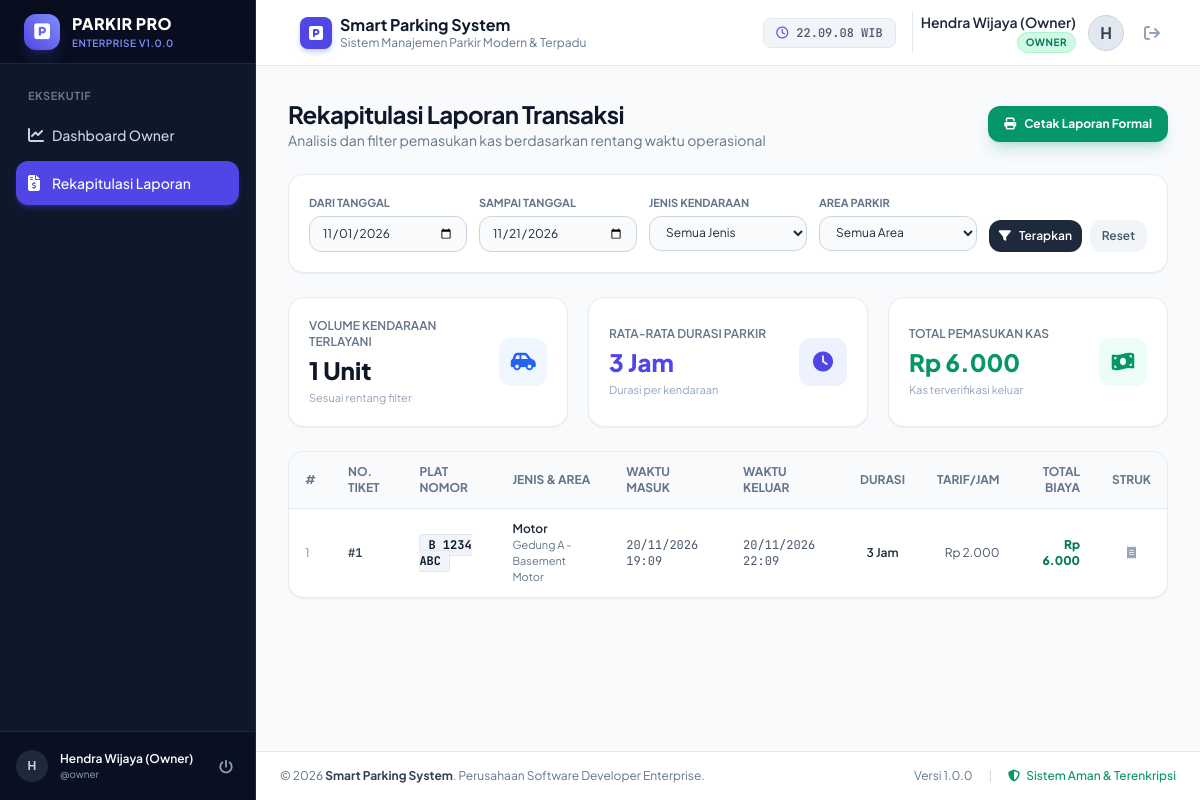
Screenshot of /modules/owner/laporan.php (signed in) with the database file from the repository.
### tables this page shows
CREATE TABLE `tb_transaksi` (
  `id_parkir` INT(11) NOT NULL AUTO_INCREMENT,
  `id_kendaraan` INT(11) NOT NULL,
  `waktu_masuk` DATETIME NOT NULL,
  `waktu_keluar` DATETIME DEFAULT NULL,
  `id_tarif` INT(11) NOT NULL,
  `durasi_jam` INT(5) DEFAULT NULL,
  `biaya_total` DECIMAL(10,0) DEFAULT NULL,
  `status` ENUM('masuk', 'keluar') NOT NULL DEFAULT 'masuk',
  `id_user` INT(11) NOT NULL,
  `id_area` INT(11) NOT NULL,
  PRIMARY KEY (`id_parkir`),
  KEY `fk_transaksi_kendaraan` (`id_kendaraan`),
  KEY `fk_transaksi_tarif` (`id_tarif`),
  KEY `fk_transaksi_user` (`id_user`),
  KEY `fk_transaksi_area` (`id_area`),
  KEY `idx_status_masuk` (`status`, `waktu_masuk`),
  KEY `idx_waktu_keluar` (`waktu_keluar`),
  CONSTRAINT `fk_transaksi_kendaraan` FOREIGN KEY (`id_kendaraan`) REFERENCES `tb_kendaraan` (`id_kendaraan`) ON UPDATE CASCADE ON DELETE RESTRICT,
  CONSTRAINT `fk_transaksi_tarif` FOREIGN KEY (`id_tarif`) REFERENCES `tb_tarif` (`id_tarif`) ON UPDATE CASCADE ON DELETE RESTRICT,
  CONSTRAINT `fk_transaksi_user` FOREIGN KEY (`id_user`) REFERENCES `tb_user` (`id_user`) ON UPDATE CASCADE ON DELETE RESTRICT,
  CONSTRAINT `fk_transaksi_area` FOREIGN KEY (`id_area`) REFERENCES `tb_area_parkir` (`id_area`) ON UPDATE CASCADE ON DELETE RESTRICT
);

CREATE TABLE `tb_kendaraan` (
  `id_kendaraan` INT(11) NOT NULL AUTO_INCREMENT,
  `plat_nomor` VARCHAR(15) NOT NULL,
  `jenis_kendaraan` VARCHAR(20) NOT NULL,
  `warna` VARCHAR(20) NOT NULL,
  `pemilik` VARCHAR(100) NOT NULL,
  `id_user` INT(11) NOT NULL,
  PRIMARY KEY (`id_kendaraan`),
  UNIQUE KEY `uq_plat_nomor` (`plat_nomor`),
  KEY `fk_kendaraan_user` (`id_user`),
  CONSTRAINT `fk_kendaraan_user` FOREIGN KEY (`id_user`) REFERENCES `tb_user` (`id_user`) ON UPDATE CASCADE ON DELETE RESTRICT
);

CREATE TABLE `tb_area_parkir` (
  `id_area` INT(11) NOT NULL AUTO_INCREMENT,
  `nama_area` VARCHAR(50) NOT NULL,
  `kapasitas` INT(5) NOT NULL,
  `terisi` INT(5) NOT NULL DEFAULT 0,
  PRIMARY KEY (`id_area`),
  KEY `idx_nama_area` (`nama_area`)
);

CREATE TABLE `tb_tarif` (
  `id_tarif` INT(11) NOT NULL AUTO_INCREMENT,
  `jenis_kendaraan` ENUM('motor', 'mobil', 'lainnya') NOT NULL,
  `tarif_per_jam` DECIMAL(10,0) NOT NULL,
  PRIMARY KEY (`id_tarif`),
  UNIQUE KEY `uq_jenis_kendaraan` (`jenis_kendaraan`)
);

### modules/owner/laporan.php (the view, shortened to what the rows shown need)
<?php
require_once __DIR__ . '/../../functions/parkir.php';
require_once __DIR__ . '/../../functions/pagination.php';
$pdo = get_db_connection();
$tgl_mulai   = trim($_GET['tgl_mulai'] ?? date('Y-m-01'));
$tgl_selesai = trim($_GET['tgl_selesai'] ?? date('Y-m-d'));
$is_print    = (isset($_GET['print']) && $_GET['print'] == '1');
$page        = (int)($_GET['page'] ?? 1);
$per_page    = $is_print ? 1000 : 15;
$where_clauses = ["t.status = 'keluar'"];
$params = [];
if (!empty($tgl_mulai)) {
    $where_clauses[] = "DATE(t.waktu_keluar) >= :tgl_mulai";
    $params[':tgl_mulai'] = $tgl_mulai;
}
if (!empty($tgl_selesai)) {
    $where_clauses[] = "DATE(t.waktu_keluar) <= :tgl_selesai";
    $params[':tgl_selesai'] = $tgl_selesai;
}
$where_sql = "WHERE " . implode(" AND ", $where_clauses);
$stmt_summary = $pdo->prepare("
    SELECT
        COUNT(t.id_parkir) AS total_transaksi,
        COALESCE(SUM(t.biaya_total), 0) AS total_pendapatan,
        COALESCE(AVG(t.durasi_jam), 0) AS rata_durasi
    FROM tb_transaksi t
    JOIN tb_kendaraan k ON t.id_kendaraan = k.id_kendaraan
    $where_sql
");
$stmt_summary->execute($params);
$ringkasan = $stmt_summary->fetch() ?: ['total_transaksi' => 0, 'total_pendapatan' => 0, 'rata_durasi' => 0];
$total_records = (int)$ringkasan['total_transaksi'];
$pagination = paginate($total_records, $page, $per_page);
$query_laporan = "
    SELECT t.*, k.plat_nomor, k.jenis_kendaraan, k.warna, k.pemilik,
           a.nama_area, tf.tarif_per_jam, u.nama_lengkap AS nama_petugas
    FROM tb_transaksi t
    JOIN tb_kendaraan k ON t.id_kendaraan = k.id_kendaraan
    JOIN tb_area_parkir a ON t.id_area = a.id_area
    JOIN tb_tarif tf ON t.id_tarif = tf.id_tarif
    JOIN tb_user u ON t.id_user = u.id_user
    $where_sql
    ORDER BY t.waktu_keluar DESC
    LIMIT :limit OFFSET :offset
";
$stmt_list = $pdo->prepare($query_laporan);
foreach ($params as $k => $v) {
    $stmt_list->bindValue($k, $v);
}
$stmt_list->bindValue(':limit', $pagination['per_page'], PDO::PARAM_INT);
$stmt_list->bindValue(':offset', $pagination['offset'], PDO::PARAM_INT);
$stmt_list->execute();
$data_laporan = $stmt_list->fetchAll();
?>
<?php
require_once __DIR__ . '/../../includes/header.php';
?>
<div class="flex h-screen overflow-hidden bg-slate-50">
    <div class="flex-1 flex flex-col min-w-0 overflow-y-auto">
        <?php require_once __DIR__ . '/../../includes/navbar.php'; ?>
        <main class="flex-1 p-4 sm:p-6 lg:p-8">
            <div class="max-w-7xl mx-auto space-y-6">
                <div class="flex flex-col sm:flex-row justify-between items-start sm:items-center gap-4">
                    <div>
                        <h2 class="text-2xl font-bold text-slate-900 tracking-tight">Rekapitulasi Laporan Transaksi</h2>
                    </div>
                </div>
                <div class="bg-white rounded-2xl border border-slate-200/80 shadow-sm overflow-hidden">
                    <div class="overflow-x-auto">
                        <table class="w-full text-left border-collapse text-xs">
                            <thead>
                                <tr class="bg-slate-50 border-b border-slate-200/80 text-slate-500 uppercase font-semibold">
                                    <th class="py-3 px-4">#</th>
                                    <th class="py-3 px-4">No. Tiket</th>
                                    <th class="py-3 px-4">Plat Nomor</th>
                                    <th class="py-3 px-4">Jenis & Area</th>
                                    <th class="py-3 px-4">Waktu Masuk</th>
                                    <th class="py-3 px-4">Waktu Keluar</th>
                                    <th class="py-3 px-4 text-center">Durasi</th>
                                    <th class="py-3 px-4 text-right">Tarif/Jam</th>
                                    <th class="py-3 px-4 text-right">Total Biaya</th>
                                    <th class="py-3 px-4 text-center">Struk</th>
                                </tr>
                            </thead>
                            <tbody class="divide-y divide-slate-100">
                                <?php if (empty($data_laporan)): ?>
                                    <tr>
                                        <td colspan="10" class="py-8 text-center text-slate-400">
                                            Tidak ada data transaksi pada rentang waktu atau filter yang dipilih.
                                        </td>
                                    </tr>
                                <?php else: ?>
                                    <?php
                                    $no = $pagination['start_record'];
                                    foreach ($data_laporan as $row):
                                    ?>
                                        <tr class="hover:bg-slate-50/80 transition-colors">
                                            <td class="py-3 px-4 font-medium text-slate-400"><?= $no++ ?></td>
                                            <td class="py-3 px-4 font-mono-code font-bold text-slate-700">#<?= $row['id_parkir'] ?></td>
                                            <td class="py-3 px-4">
                                                <span class="font-mono-code font-bold text-slate-900 bg-slate-100 px-2 py-0.5 rounded border border-slate-200">
                                                    <?= htmlspecialchars($row['plat_nomor']) ?>
                                                </span>
                                            </td>
                                            <td class="py-3 px-4">
                                                <div class="font-semibold text-slate-800 capitalize"><?= htmlspecialchars($row['jenis_kendaraan']) ?></div>
                                                <div class="text-[11px] text-slate-500"><?= htmlspecialchars($row['nama_area']) ?></div>
                                            </td>
                                            <td class="py-3 px-4 font-mono-code text-slate-600">
                                                <?= date('d/m/Y H:i', strtotime($row['waktu_masuk'])) ?>
                                            </td>
                                            <td class="py-3 px-4 font-mono-code text-slate-600">
                                                <?= date('d/m/Y H:i', strtotime($row['waktu_keluar'])) ?>
                                            </td>
                                            <td class="py-3 px-4 text-center font-semibold text-slate-800">
                                                <?= $row['durasi_jam'] ?> Jam
                                            </td>
                                            <td class="py-3 px-4 text-right text-slate-600">
                                                <?= format_rupiah($row['tarif_per_jam']) ?>
                                            </td>
                                            <td class="py-3 px-4 text-right font-black text-emerald-700">
                                                <?= format_rupiah($row['biaya_total']) ?>
                                            </td>
                                            <td class="py-3 px-4 text-center">
                                                <a href="<?= BASE_URL ?>/modules/petugas/cetak.php?id=<?= $row['id_parkir'] ?>&type=keluar" target="_blank" class="p-1.5 text-slate-400 hover:text-indigo-600 transition-colors" title="Lihat Struk">
                                                    <i class="fa-solid fa-receipt"></i>
                                                </a>
                                            </td>
                                        </tr>
                                    <?php endforeach; ?>
                                <?php endif; ?>
                            </tbody>
                        </table>
                    </div>
                </div>
            </div>
        </main>
        <?php require_once __DIR__ . '/../../includes/footer.php'; ?>

### rows the page displays
tb_transaksi: id_parkir "1", id_kendaraan.plat_nomor "B 1234 ABC", id_kendaraan.jenis_kendaraan "Motor", id_area.nama_area "Gedung A - Basement Motor", waktu_masuk "20/11/2026 19:09", waktu_keluar "20/11/2026 22:09", durasi_jam "3", id_tarif.tarif_per_jam "Rp 2.000", biaya_total "Rp 6.000"

### other values shown
APP_VERSION "1.0.0"
substr($user['nama_lengkap'] ?? 'U', 0, 1) "H"
$user['nama_lengkap'] "Hendra Wijaya (Owner)"
$user['username'] "owner"
APP_NAME "Smart Parking System"
APP_SUBTITLE "Sistem Manajemen Parkir Modern & Terpadu"
$current_user['nama_lengkap'] "Hendra Wijaya (Owner)"
$role "OWNER"
substr($current_user['nama_lengkap'] ?? 'U', 0, 1) "H"
$ringkasan['total_transaksi'] "1"
$ringkasan['rata_durasi'] "3"
format_rupiah($ringkasan['total_pendapatan']) "Rp 6.000"
